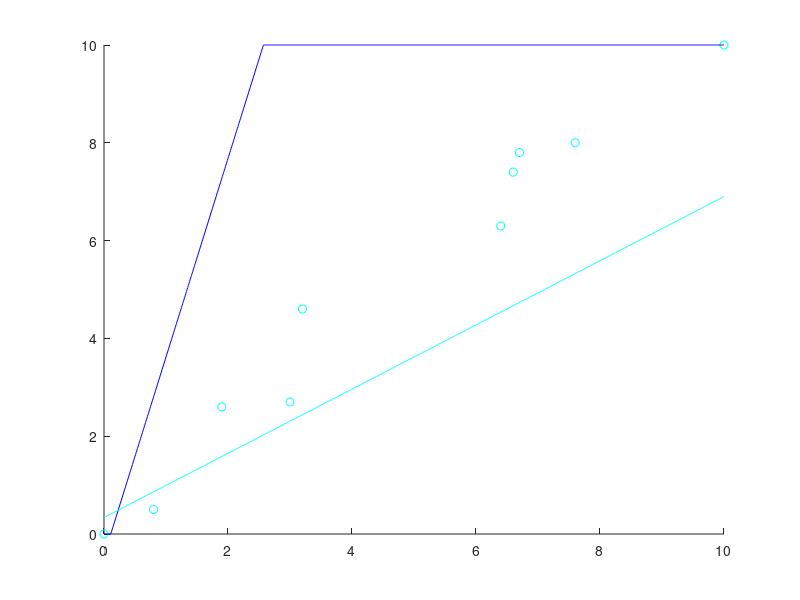

Recreate this plot in MATLAB.
x0 = 0.000000:.01:10.000000;
c0 = [];
y_c0 =  - 0.970994 / -0.239103 * x0  + 0.105752 / -0.239103;
c1 = [7.600000 8.000000 ;
3.000000 2.700000 ;
0.000000 0.000000 ;
0.800000 0.500000 ;
6.600000 7.400000 ;
6.700000 7.800000 ;
1.900000 2.600000 ;
3.200000 4.600000 ;
6.400000 6.300000 ;
10.000000 10.000000 ;
];
y_c1 =  - -0.548709 / 0.836013 * x0  + 0.28228 / 0.836013;
colors = jet(2);
if (size(c0) >0) plot (c0(:,1), c0(:,2),'o', 'color', colors(1,:)); end
hold on;
if (size(c1) >0) plot (c1(:,1), c1(:,2),'o', 'color', colors(2,:)); end
hold on;
for i = 1 : size(y_c0, 2) 
 if y_c0(i) > 10.000000 
 y_c0(i) = 10.000000; 
 end 
 if y_c0(i) < 0.000000 
 y_c0(i) = 0.000000; 
 end 
 end
for i = 1 : size(y_c1, 2) 
 if y_c1(i) > 10.000000 
 y_c1(i) = 10.000000; 
 end 
 if y_c1(i) < 0.000000 
 y_c1(i) = 0.000000; 
 end 
 end
plot(x0, y_c0, 'color', colors(1,:));
hold on;
plot(x0, y_c1, 'color', colors(2,:));
hold on;
